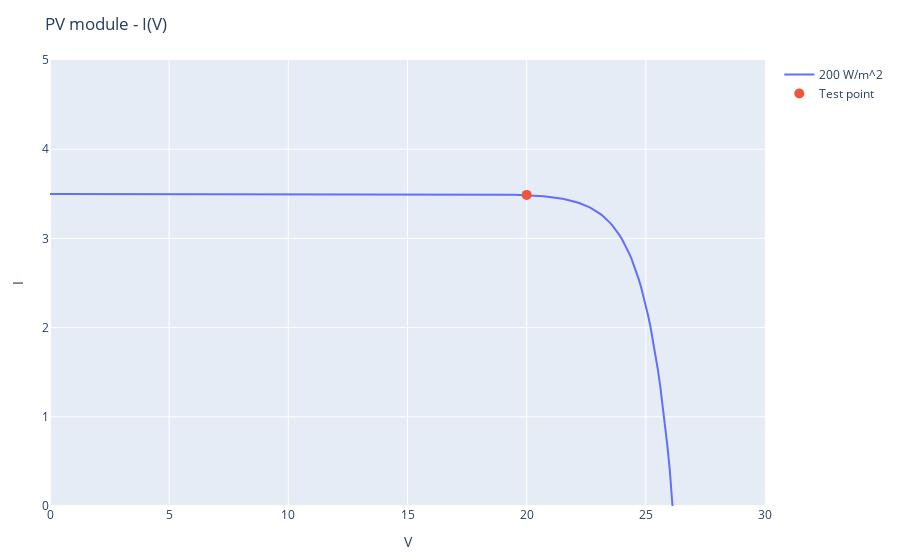

This figure's notebook cell:
### Code cell
Plot([scatter(x=V, y=i[:,5], mode="lines", name=labels[1]),
      scatter(x=[v_test], y=[i_test], mode="markers", name="Test point",marker=attr(size=10))],
Layout(xaxis_range=[0,30], yaxis_range=[0,5], title="PV module - I(V)", xaxis_title="V", yaxis_title="I"))

### Figure 1 — Plotly figure (JSON) as saved in the notebook; plotly's stock layout.template omitted (floating-point values rounded to 4 significant figures; data arrays with more than 128 entries replaced by an {"elided": "..."} marker saying what was removed)
{"data": [{"mode": "lines", "name": "200 W/m^2", "type": "scatter", "x": {"elided": "301 float values"}, "y": {"elided": "301 float values"}}, {"marker": {"size": 10}, "mode": "markers", "name": "Test point", "type": "scatter", "x": [20], "y": [3.488]}], "layout": {"margin": {"b": 50, "l": 50, "r": 50, "t": 60}, "title": "PV module - I(V)", "xaxis": {"range": [0, 30], "title": {"text": "V"}}, "yaxis": {"range": [0, 5], "title": {"text": "I"}}}}
